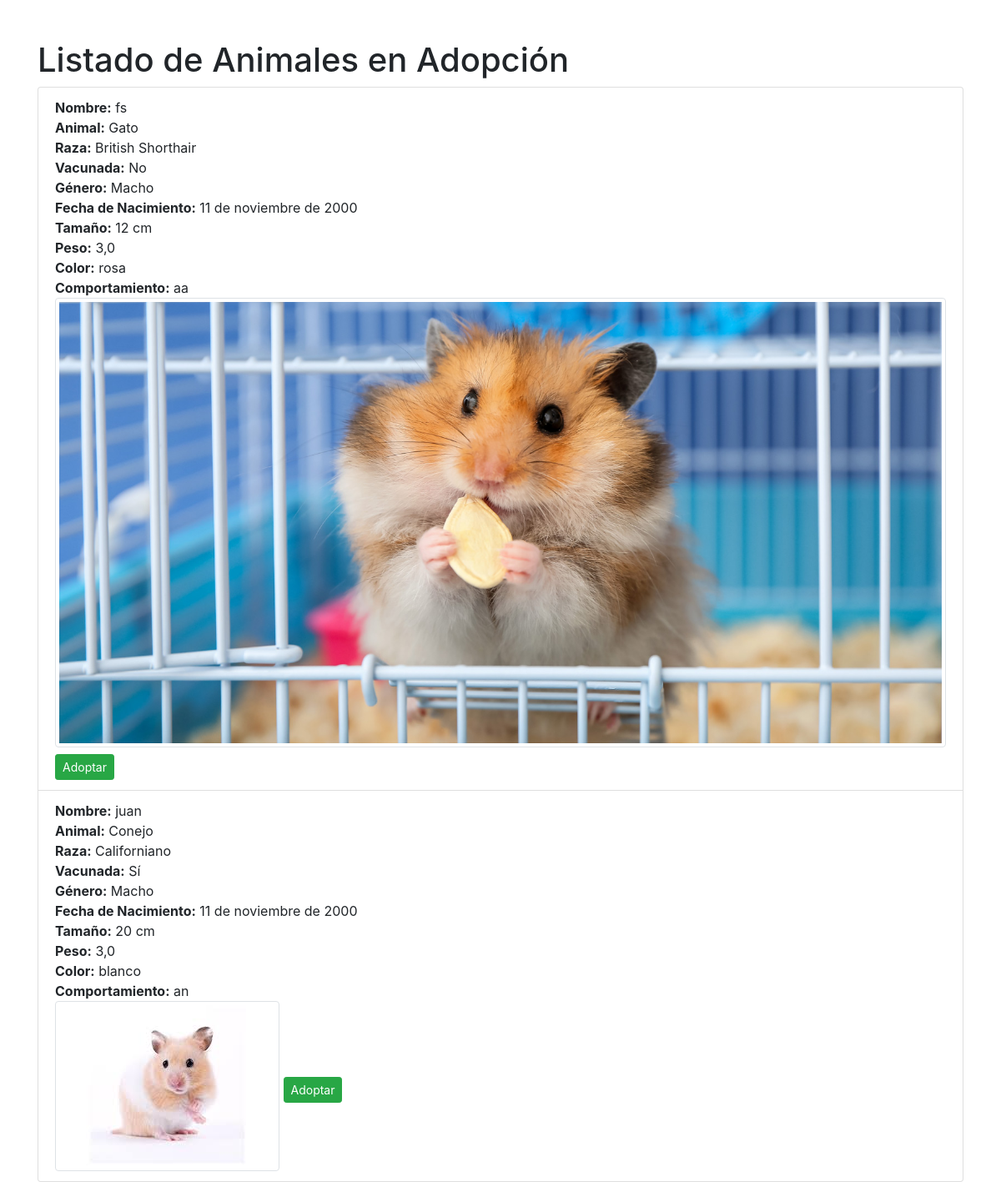
Screenshot of /listado_mascotas/ (signed in) with the database file from the repository.
### mascotas/models.py (models this page shows, shortened)
class Mascota(models.Model):
    PERRO = 'Perro'
    GATO = 'Gato'
    CONEJO = 'Conejo'
    HAMSTER = 'Hamster'
    ANIMAL_CHOICES = [
        (PERRO, 'Perro'),
        (GATO, 'Gato'),
        (CONEJO, 'Conejo'),
        (HAMSTER, 'Hamster'),
    ]
    RAZA_CHOICES = {
        'Perro': [
            ('Chihuahua', 'Chihuahua'),
            ('Labrador', 'Labrador'),
            ('Salchicha (Dachshund)', 'Salchicha (Dachshund)'),
            ('Dálmata', 'Dálmata'),
            ('Bulldog', 'Bulldog'),
            ('Pastor Alemán', 'Pastor Alemán'),
            ('Golden Retriever', 'Golden Retriever'),
            ('Caniche', 'Caniche'),
            ('Boxer', 'Boxer'),
            ('Husky Siberiano', 'Husky Siberiano'),
        ],
        'Gato': [
            ('Siames', 'Siames'),
            ('Persa', 'Persa'),
            ('Maine Coon', 'Maine Coon'),
            ('Bengal', 'Bengal'),
            ('Sphynx', 'Sphynx'),
            ('Ragdoll', 'Ragdoll'),
            ('British Shorthair', 'British Shorthair'),
            ('Abyssinian', 'Abyssinian'),
            ('Scottish Fold', 'Scottish Fold'),
            ('Burmese', 'Burmese'),
        ],
        'Conejo': [
            ('Holandes', 'Holandes'),
            ('Enano Holandes', 'Enano Holandes'),
            ('Cabeza de León', 'Cabeza de León'),
            ('Jersey Wooly', 'Jersey Wooly'),
            ('Rex', 'Rex'),
            ('Mini Rex', 'Mini Rex'),
            ('Californiano', 'Californiano'),
            ('Holland Lop', 'Holland Lop'),
            ('Flemish Giant', 'Flemish Giant'),
            ('Mini Lop', 'Mini Lop'),
        ],
        'Hamster': [
            ('Dorado', 'Dorado'),
            ('Sirio', 'Sirio'),
            ('Roborovski', 'Roborovski'),
            ('Campbell', 'Campbell'),
            ('Chino', 'Chino'),
        ],
    }
    id_mascotas = models.AutoField(primary_key=True)
    rut_usuario = models.ForeignKey('mascotas.Usuario', related_name='mascotas', on_delete=models.CASCADE)
    nombre_m = models.CharField(max_length=100)
    animal_m = models.CharField(max_length=20, choices=ANIMAL_CHOICES)
    raza_m = models.CharField(max_length=50)
    genero_m = models.CharField(max_length=10, choices=[('Macho', 'Macho'), ('Hembra', 'Hembra')], default='Macho')
    vacuna_m = models.BooleanField(default=False)
    fecha_nac_m = models.DateField()
    peso_m = models.FloatField()
    tamaño_m = models.CharField(max_length=20)
    color_m = models.CharField(max_length=50)
    comportamiento_m = models.TextField()
    imagen = models.ImageField(upload_to='uploads', blank=True, null=True)
    imagen2 = models.ImageField(upload_to='uploads', blank=True, null=True)
    class Meta:
        app_label = 'mascotas'

### mascotas/views.py (the view)
# urls.py: path('listado_mascotas/', views.listado_mascotas, name='listado_mascotas'),
def listado_mascotas(request):
    mascotas_disponibles = Mascota.objects.exclude(id_mascotas__in=MascotaAdoptada.objects.values('mascota')).order_by('-fecha_nac_m')
    es_admin = request.user.is_authenticated and request.user.is_staff
    return render(request, 'listado_mascotas.html', {'mascotas': mascotas_disponibles, 'es_admin': es_admin})

### mascotas/templates/listado_mascotas.html (shortened to what this page needs)
<!DOCTYPE html>
<html lang="es">
<head>
    <link rel="stylesheet" href="https://stackpath.bootstrapcdn.com/bootstrap/4.5.2/css/bootstrap.min.css">
</head>
<body class="container mt-5">
    <h1>Listado de Animales en Adopción</h1>
    <ul class="list-group">
        {% for mascota in mascotas %}
            <li class="list-group-item">
                <strong>Nombre:</strong> {{ mascota.nombre_m }}<br>
                <strong>Animal:</strong> {{ mascota.animal_m }}<br>
                <strong>Raza:</strong> {{ mascota.raza_m }}<br>
                <strong>Vacunada:</strong> {% if mascota.vacuna_m %}Sí{% else %}No{% endif %}<br>
                <strong>Género:</strong> {{ mascota.genero_m }}<br>
                <strong>Fecha de Nacimiento:</strong> {{ mascota.fecha_nac_m }}<br>
                <strong>Tamaño:</strong> {{ mascota.tamaño_m }}<br>
                <strong>Peso:</strong> {{ mascota.peso_m }}<br>
                <strong>Color:</strong> {{ mascota.color_m }}<br>
                <strong>Comportamiento:</strong> {{ mascota.comportamiento_m }}<br>
                {% if mascota.imagen %}
                    <a href="#" data-toggle="modal" data-target="#imagenModal{{ mascota.id_mascotas }}_1">
                        <img src="{{ mascota.imagen.url }}" alt="Imagen 1 de {{ mascota.nombre_m }}" class="img-thumbnail">
                    </a>
                {% endif %}
                {% if user.is_authenticated %}
                {% if not user.is_staff %}
                    <a href="{% url 'adoptar_mascota' mascota.id_mascotas %}" class="btn btn-success btn-sm mt-2">Adoptar</a>
                {% endif %}
            {% endif %}
            </li>
        {% endfor %}
    </ul>
</body>
</html>

### rows the page displays
Mascota: nombre_m "fs", animal_m "Gato", raza_m "British Shorthair", vacuna_m "No", genero_m "Macho", fecha_nac_m "11 de noviembre de 2000", tamaño_m "12 cm", peso_m "3,0", color_m "rosa", comportamiento_m "aa", imagen (picture)
Mascota: nombre_m "juan", animal_m "Conejo", raza_m "Californiano", vacuna_m "Sí", genero_m "Macho", fecha_nac_m "11 de noviembre de 2000", tamaño_m "20 cm", peso_m "3,0", color_m "blanco", comportamiento_m "an", imagen (picture)
